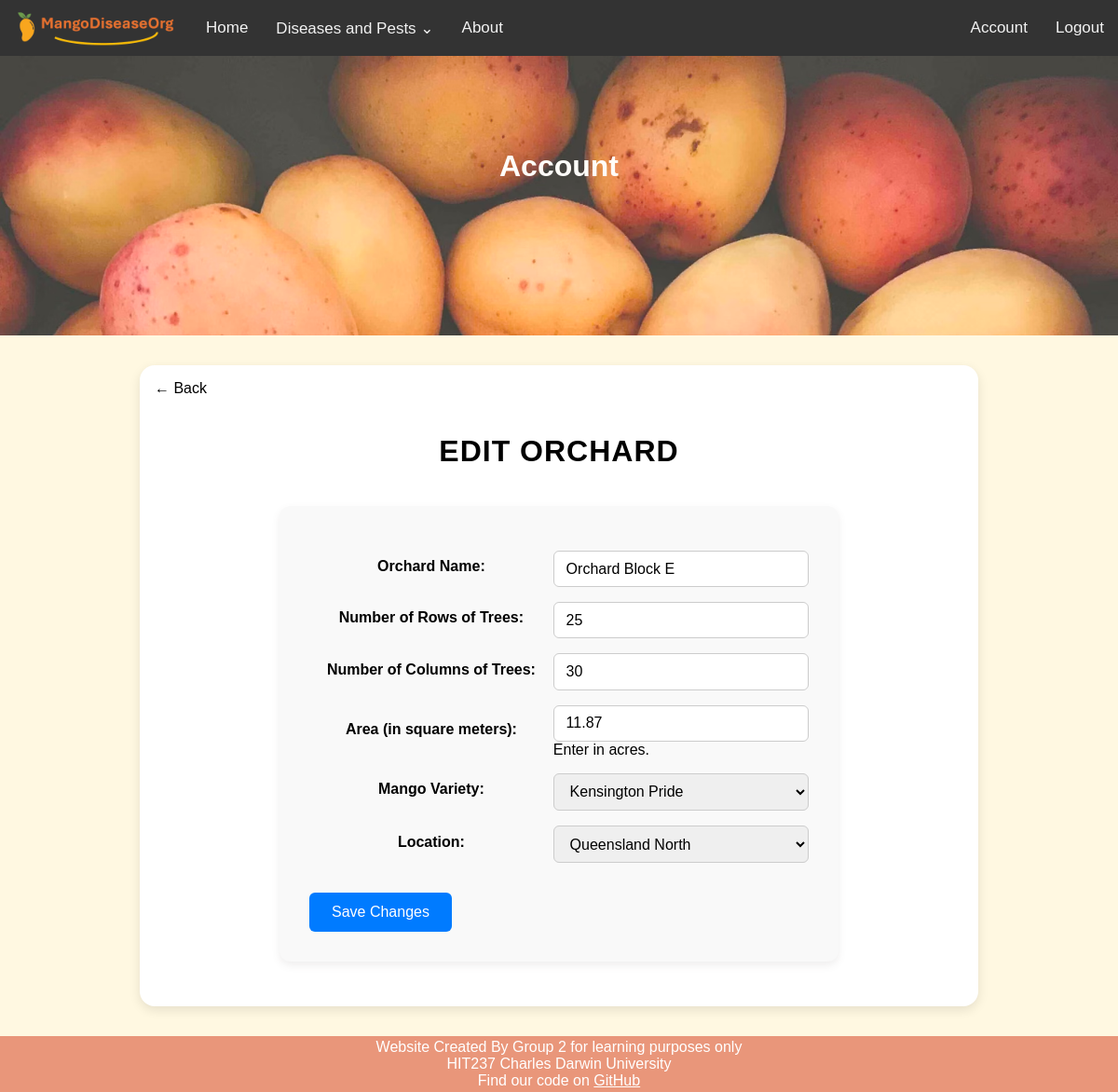
The page /orchard/edit/16/ (signed in) on the database as committed earlier.
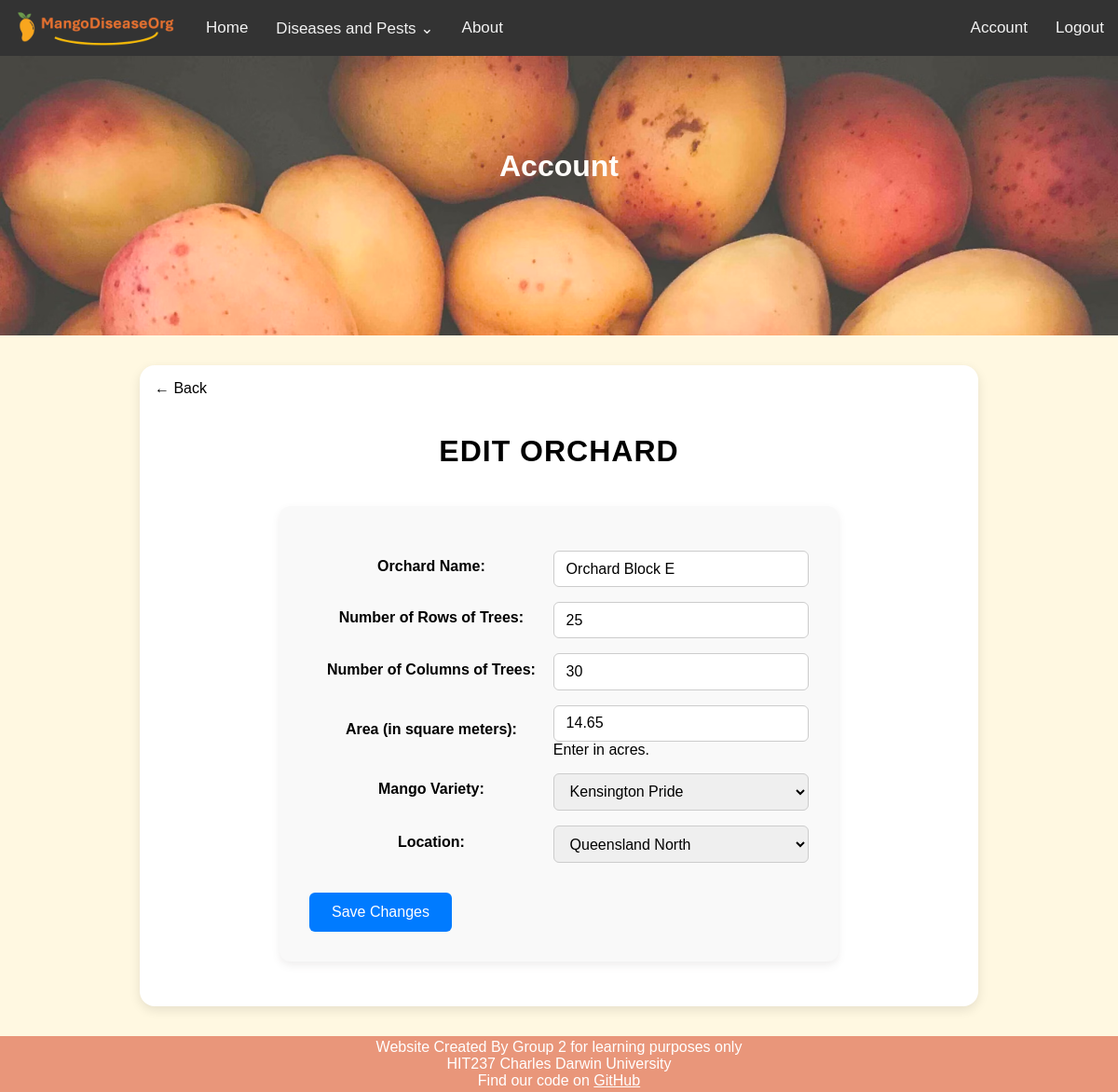
The same page on the database as committed later.
### mango_disease_app/models.py (models this page shows, shortened)
class Orchard(models.Model):
    orchardName = models.CharField(max_length=255)
    noTreesRow = models.IntegerField()
    noTreesColumn = models.IntegerField()
    area = models.FloatField(
        validators=[validators.MinValueValidator(0)],
        help_text="Enter in acres."
        )
    variety = models.ForeignKey(
        Variety,
        on_delete=models.PROTECT
    )
    location = models.ForeignKey(
        Location,
        on_delete=models.PROTECT
    )
    user = models.ForeignKey(
        User,
        on_delete=models.CASCADE,  # If a user is deleted, delete the orchard too
    )

### mango_disease_app/views/orchard_views.py (the view)
# urls.py: path('orchard/edit/<int:orchard_id>/', views.edit_orchard, name='edit_orchard'),
def edit_orchard(request, orchard_id):
    orchard = Orchard.objects.get(id=orchard_id, user=request.user)
    form = OrchardForm(request.POST or None, instance=orchard)
    if request.method == 'POST' and form.is_valid():
        form.save()
        return redirect('account')
    return render(request, 'mango_disease_app/account/forms/edit_orchard.html', {
        'form': form,
        'orchard': orchard,
    })

### mango_disease_app/forms.py (shortened to what this page needs)
class OrchardForm(forms.ModelForm):
    class Meta:
        model = Orchard
        fields = ['orchardName', 'noTreesRow', 'noTreesColumn', 'area', 'variety', 'location']
        labels = {
            'orchardName': "Orchard Name",
            'noTreesRow': "Number of Rows of Trees",
            'noTreesColumn': "Number of Columns of Trees",
            'area': "Area (in square meters)",
            'variety': "Mango Variety",
            'location': "Location",
        }
        widgets = {
            'orchardName': forms.TextInput(attrs={'class': 'form-control'}),
            'noTreesRow': forms.NumberInput(attrs={'class': 'form-control', 'min': 1}),
            'noTreesColumn': forms.NumberInput(attrs={'class': 'form-control', 'min': 1}),
            'area': forms.NumberInput(attrs={'class': 'form-control', 'min': 0}),
            'variety': forms.Select(attrs={'class': 'form-control'}),
            'location': forms.Select(attrs={'class': 'form-control'}),
        }

### mango_disease_app/context_processors.py (called while the page is built)
def disease_menu(request):
    return {'navs': Disease.objects.all()}

### mango_disease_app/models.py (called while the page is built)
    def __str__(self):
        return self.varietyName

    def __str__(self):
        return self.locationName

### mango_disease_app/templates/mango_disease_app/account/forms/edit_orchard.html (shortened to what this page needs)
{% extends 'mango_disease_app/site_base/base.html' %}
{% block page_header %}Account{% endblock %}
{% load static %}
{% block content %}
<a href="javascript:history.back()" class="back-button">← Back</a>
<h2>Edit Orchard</h2>
<form method="post">
    <table>
        {{ form.as_table }}
    </table>
    <input type="submit" value="Save Changes">
</form>
{% endblock %}

Rows that differ between the two databases and show on the page:
changed Orchard "Orchard Block E": area "11.87" → "14.65"
